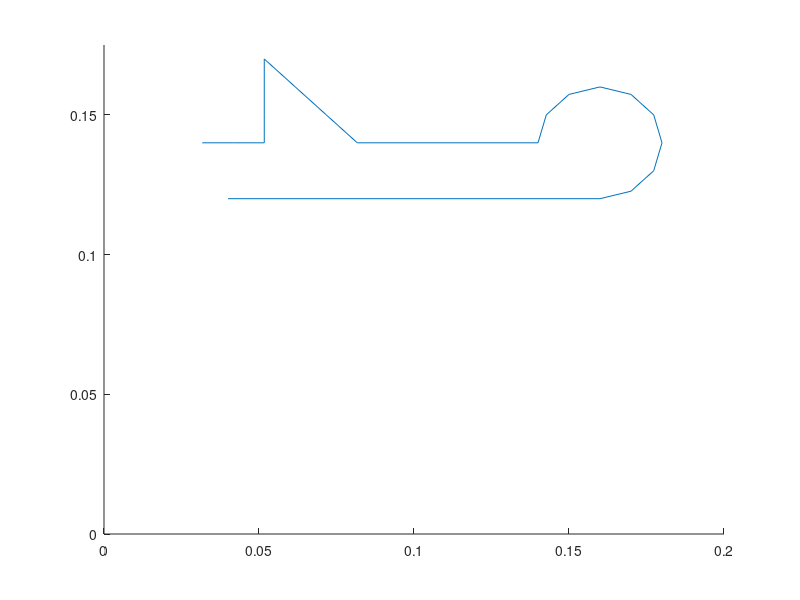

MATLAB code for this plot: (Note: this script raises an error after producing the figure.)
%Start Coordinates
x_start = 0.0317 ;
y_start = 0.14; %100mm
z_start = 0.12; %120mm
%Coordinates of circle center
x = 0.16; %160mm
y = 0.14; %100mm
%z = height of pen;
%Degree of circle
deg = 270;
%Value of radius
r = 0.02; %20mm radius

h_l = 0.02;%length of horizontal line
v_l = 0.03;%length of vertical line

final_x = [];
final_y = [];
%% draw horizontal line%%
xunit = x_start:0.01:x_start+h_l;
yunit = y_start*ones(size(xunit));
final_x=[final_x xunit];
final_y=[final_y yunit];
%% draw vertical line
yunit = y_start:0.01:y_start+v_l;
xunit = x_start+h_l*ones(size(yunit));
final_x=[final_x xunit];
final_y=[final_y yunit];
%% draw diagonal line
yunit = [y_start+v_l:-0.01:y_start];
xunit = x_start+h_l:0.01:x_start+h_l+0.01*size(yunit,2)-0.01;
final_x=[final_x xunit];
final_y=[final_y yunit];
%% draw horizontal line%%
xunit = x_start+h_l+size(yunit,2)-1:0.01:x-r;
yunit = y_start*ones(size(xunit));
final_x=[final_x xunit];
final_y=[final_y yunit];
%% draw circle
rad = pi-deg2rad(deg);
th = linspace(pi,rad,10); %for thetas from 0 to 2pi with step pi/50 (small steps)
xunit = r * cos(th) + x;
yunit = r * sin(th) + y;
final_x=[final_x xunit];
final_y=[final_y yunit];
%zunit = z;
%% draw horizontal line%%
xunit = [x:-0.01:x_start];
yunit = (y-r)*ones(size(xunit));
final_x=[final_x xunit];
final_y=[final_y yunit];
final_z= z_start*ones(size(final_x));
hold on
plot(final_x, final_y)
axis([0 0.200 0 0.175])

THETA_MATRIX = [0 10.6388 -79.2528 -0.1084];
RAW_THETA_MATRIX = [0 10.6388 -79.2528 -0.1084];
disp("Final x:");
disp(final_x);
disp("Final y:");
disp(final_y);

%instantiate the arm object
arm = openManipX();
trajectoryLib = trajectoryLib();
position_control_mode(arm);
toggle_torque(arm, 1);
set_all_servo_speed_limits(arm, 38);

for i = 1:length(final_x)
    [THETA_1, THETA_2, THETA_3, THETA_4, phi, RAW_OPT_T1, RAW_OPT_T2, RAW_OPT_T3, RAW_OPT_T4] = IK_Optimal(final_y(i),final_x(i),final_z(i),RAW_THETA_MATRIX(i,1),RAW_THETA_MATRIX(i,2),RAW_THETA_MATRIX(i,3),RAW_THETA_MATRIX(i,4));
    THETA_MATRIX = [THETA_MATRIX ; [THETA_1, THETA_2, THETA_3, THETA_4]];
    RAW_THETA_MATRIX = [RAW_THETA_MATRIX ; [RAW_OPT_T1, RAW_OPT_T2, RAW_OPT_T3, RAW_OPT_T4]];
    disp(RAW_THETA_MATRIX);
    
    SERVO_THETA_1 = real((180-RAW_THETA_MATRIX(i,1))+1.41);
    SERVO_THETA_2 = real((180+(RAW_THETA_MATRIX(i,2)-10.61965528)));
    SERVO_THETA_3 = real((180+(-RAW_THETA_MATRIX(i,3)-79.38034472)));
    SERVO_THETA_4 = real((180-RAW_THETA_MATRIX(i,4)));
    
    write_angles_to_all_servos(arm, SERVO_THETA_1, SERVO_THETA_2, SERVO_THETA_3, SERVO_THETA_4)
    pause(0.5);
end
disp(RAW_THETA_MATRIX);

%rotated_x = (final_x-90).*cos(rot) - (final_y-90).*sin(rot);
%rotated_y = (final_x-90).*sin(rot) + (final_y-90).*cos(rot);
%hold on
%plot(rotated_x+90, rotated_y+90)
%axis([0 200 0 175])

delete(arm);